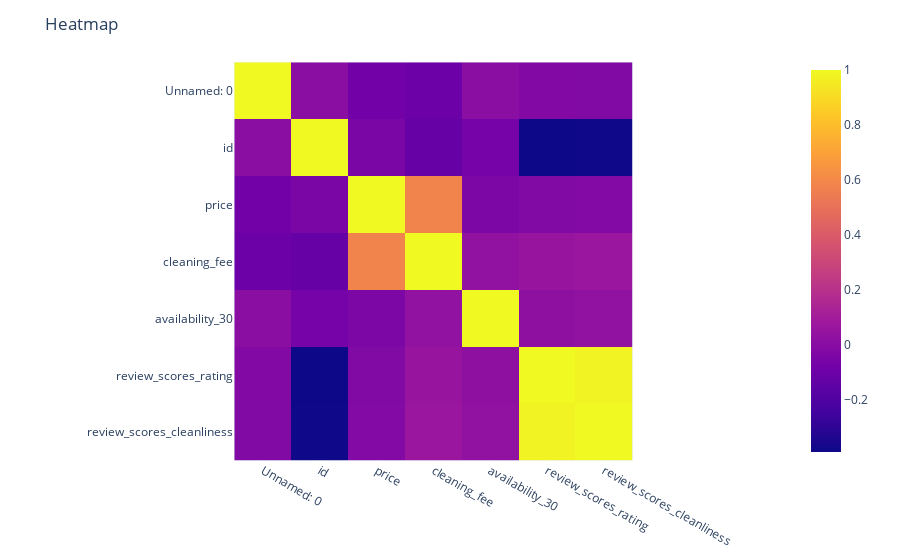

Notebook cell for this chart:
### Code cell
hm = px.imshow(df.corr())
hm.update_layout(title= 'Heatmap')
hm.show()

### Figure 1 — Plotly figure (JSON) as saved in the notebook; plotly's stock layout.template omitted (floating-point values rounded to 4 significant figures)
{"data": [{"coloraxis": "coloraxis", "hovertemplate": "x: %{x}<br>y: %{y}<br>color: %{z}<extra></extra>", "type": "heatmap", "x": ["Unnamed: 0", "id", "price", "cleaning_fee", "availability_30", "review_scores_rating", "review_scores_cleanliness"], "y": ["Unnamed: 0", "id", "price", "cleaning_fee", "availability_30", "review_scores_rating", "review_scores_cleanliness"], "z": [[1, 0.01041, -0.07673, -0.1028, 0.01382, -0.02123, -0.02457], [0.01041, 1, -0.04635, -0.1225, -0.06879, -0.3881, -0.3816], [-0.07673, -0.04635, 1, 0.5765, -0.03769, -0.02, -0.01705], [-0.1028, -0.1225, 0.5765, 1, 0.03605, 0.0563, 0.07094], [0.01382, -0.06879, -0.03769, 0.03605, 1, 0.02379, 0.03375], [-0.02123, -0.3881, -0.02, 0.0563, 0.02379, 1, 0.9824], [-0.02457, -0.3816, -0.01705, 0.07094, 0.03375, 0.9824, 1]]}], "layout": {"coloraxis": {"colorscale": [[0, "#0d0887"], [0.1111, "#46039f"], [0.2222, "#7201a8"], [0.3333, "#9c179e"], [0.4444, "#bd3786"], [0.5556, "#d8576b"], [0.6667, "#ed7953"], [0.7778, "#fb9f3a"], [0.8889, "#fdca26"], [1, "#f0f921"]]}, "margin": {"t": 60}, "title": {"text": "Heatmap"}, "xaxis": {"constrain": "domain", "scaleanchor": "y"}, "yaxis": {"autorange": "reversed", "constrain": "domain"}}}
